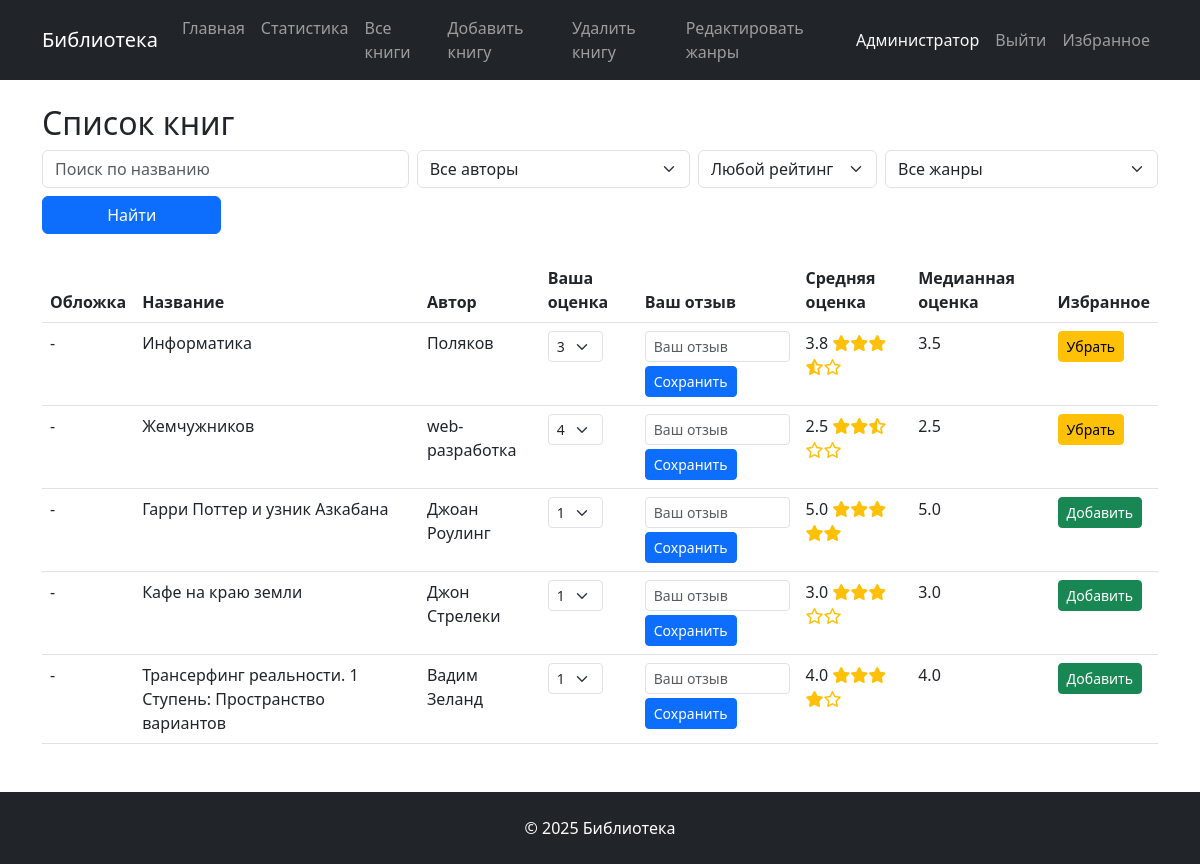
Screenshot of /books (signed in) with the database file from the repository.
### tables this page shows
CREATE TABLE books (
            id INTEGER PRIMARY KEY AUTOINCREMENT,
            title TEXT NOT NULL,
            author TEXT
        );

### app.py (the view)
@app.route('/books')
def show_books():
    user = session.get('user', '')
    if not user:
        flash('Вы должны войти в систему, чтобы просматривать библиотеку.', 'danger')
        return redirect(url_for('login'))
    sel_gen = request.args.get('genre', None)
    sel_aut = request.args.get('author', '')
    sel_rat = request.args.get('rating', type=float)
    find = request.args.get('title', '')
    conn = get_db()
    genres = conn.execute('SELECT * FROM genre').fetchall()
    authors = conn.execute('SELECT DISTINCT author FROM books').fetchall()
    query = '''
        SELECT b.*, AVG(g.points) as avg_rating, c.cover
        FROM books b
        LEFT JOIN grade g ON b.id = g.book_id
        LEFT JOIN covers c ON b.id = c.book_id
    '''
    cond = []
    params = []
    if sel_gen:
        cond.append(
            'b.id IN (SELECT book_id FROM book_genre bg JOIN genre g ON bg.genre_id = g.id WHERE g.genre_name = ?)')
        params.append(sel_gen)
    if sel_aut:
        cond.append('b.author = ?')
        params.append(sel_aut)
    if find:
        cond.append('b.title LIKE ? COLLATE NOCASE')
        params.append(f'%{find}%')
    if cond:
        query += ' WHERE ' + ' AND '.join(cond)
    query += ' GROUP BY b.id'
    if sel_rat is not None:
        query += ' HAVING avg_rating >= ?'
        params.append(sel_rat)
    books = conn.execute(query, params).fetchall()
    user_row = conn.execute('SELECT id FROM user_login WHERE login = ?', (user,)).fetchone()
    user_id = user_row['id'] if user_row else -1
    grades = conn.execute('SELECT book_id, points FROM grade WHERE user_id = ?', (user_id,)).fetchall()
    book_grade = {int(grade['book_id']): grade['points'] for grade in grades}
    grd = conn.execute('SELECT book_id, points FROM grade').fetchall()
    rev = conn.execute('SELECT book_id, review FROM review WHERE user_id = ?', (user_id,)).fetchall()
    book_rev = {int(row['book_id']): row['review'] for row in rev}
    book_stat = {}
    book_cnt = {}
    book_med = {}
    book_mean = {}
    book_median = {}
    for row in grd:
        bid = int(row['book_id'])
        rp = row['points']
        if rp is None or (isinstance(rp, str) and rp.strip() == ''):
            continue
        pts = float(rp)
        book_stat[bid] = book_stat.get(bid, 0) + pts
        book_cnt[bid] = book_cnt.get(bid, 0) + 1
        if bid not in book_med:
            book_med[bid] = []
        book_med[bid].append(pts)
    for key, val in book_stat.items():
        book_mean[key] = val / book_cnt.get(key, 1)
        book_median[key] = median(book_med[key])
    fav_rows = conn.execute('SELECT book_id FROM best WHERE user_id = ?', (user_id,)).fetchall()
    fav_books = {row['book_id'] for row in fav_rows}
    conn.close()
    return render_template('books.html',
                           books=books,
                           book_grade=book_grade,
                           book_reviews=book_rev,
                           book_mean=book_mean,
                           book_median=book_median,
                           genres=genres,
                           authors=authors,
                           selected_genre=sel_gen,
                           selected_author=sel_aut,
                           selected_rating=sel_rat,
                           search_query=find,
                           fav_books=fav_books)

### app.py (called while the page is built)
def get_db():
    conn = sqlite3.connect('instance/database.db')
    conn.row_factory = sqlite3.Row
    return conn

@app.template_filter('stars')
def render_stars(val):
    try:
        val = float(val)
    except:
        return '-'
    full = int(val)
    half = 1 if val - full >= 0.5 else 0
    empty = 5 - full - half
    st_ht = ''.join(['<i class="fas fa-star text-warning"></i>' for i in range(full)])
    if half:
        st_ht += '<i class="fas fa-star-half-stroke text-warning"></i>'
    st_ht += ''.join(['<i class="far fa-star text-warning"></i>' for i in range(empty)])
    return st_ht

### templates/books.html (shortened to what this page needs)
{% extends "base.html" %}
{% block content %}
<h2>Список книг</h2>
<form method="get" action="{{ url_for('show_books') }}" class="mb-4">
  <div class="row g-2">
    <div class="col-md-4">
      <input type="text" name="title" class="form-control" placeholder="Поиск по названию"
             value="{{ search_query }}">
    </div>
    <div class="col-md-3">
      <select name="author" class="form-select">
        <option value="">Все авторы</option>
      </select>
    </div>
    <div class="col-md-2">
      <select name="rating" class="form-select">
        <option value="">Любой рейтинг</option>
      </select>
    </div>
    <div class="col-md-3">
      <select name="genre" class="form-select">
        <option value="">Все жанры</option>
      </select>
    </div>
    <div class="col-md-2">
      <button type="submit" class="btn btn-primary w-100">Найти</button>
    </div>
  </div>
</form>
<table class="table table-hover">
  <thead>
    <tr>
      <th>Обложка</th>
      <th>Название</th>
      <th>Автор</th>
      <th>Ваша оценка</th>
      <th>Ваш отзыв</th>
      <th>Средняя оценка</th>
      <th>Медианная оценка</th>
      <th>Избранное</th>
    </tr>
  </thead>
  <tbody>
    {% for book in books %}
      <tr>
        <td>
          {% if book['cover'] %}
              <img src="{{ url_for('uploaded_file', filename=book['cover']) }}" alt="Обложка" style="height: 100px;">
          {% else %}
              -
          {% endif %}
        </td>
        <td>{{ book['title'] }}</td>
        <td>{{ book['author'] }}</td>
        <td>
          <form method="post" action="{{ url_for('rate_book') }}">
            <select name="points" class="form-select form-select-sm d-inline-block w-auto">
              {% for i in range(1, 6) %}
                <option value="{{ i }}" {% if book_grade.get(book['id']) == i %}selected{% endif %}>{{ i }}</option>
              {% endfor %}
            </select>
        </td>
        <td>
            <input type="text" name="review" class="form-control form-control-sm" placeholder="Ваш отзыв" value="{{ book_reviews.get(book['id'], '') }}">
            <button type="submit" class="btn btn-primary btn-sm mt-1">Сохранить</button>
        </td>
        <td>
          {% if book['avg_rating'] %}
            {{ book['avg_rating'] | round(1) }} {{ book['avg_rating'] | stars | safe }}
          {% else %}
            -
          {% endif %}
        </td>
        <td>
          {% if book_median[book['id']] is defined %}
            {{ book_median[book['id']] | round(1) }}
          {% else %}
            -
          {% endif %}
        </td>
        <td>
          <form method="post" action="{{ url_for('favorite_book') }}">
          {% if book['id'] in fav_books %}
            <button type="submit" class="btn btn-warning btn-sm">Убрать</button>
          {% else %}
            <button type="submit" class="btn btn-success btn-sm">Добавить</button>
            {% endif %}
          </form>
        </td>
      </tr>
    {% endfor %}
  </tbody>
</table>
{% endblock %}

### rows the page displays
books: title "Информатика", author "Поляков", points "3", avg_rating "3.8", book_median "3.5", shows "Убрать"
books: title "Жемчужников", author "web-разработка", points "4", avg_rating "2.5", id "2.5", shows "Убрать"
books: title "Гарри Поттер и узник Азкабана", author "Джоан Роулинг", avg_rating "5.0", id "5.0", shows "Добавить"
books: title "Кафе на краю земли", author "Джон Стрелеки", avg_rating "3.0", book_median "3.0", shows "Добавить"
books: title "Трансерфинг реальности. 1 Ступень: Пространство вариантов", author "Вадим Зеланд", avg_rating "4.0", book_median "4.0", shows "Добавить"

### other values shown
form field points "1"
